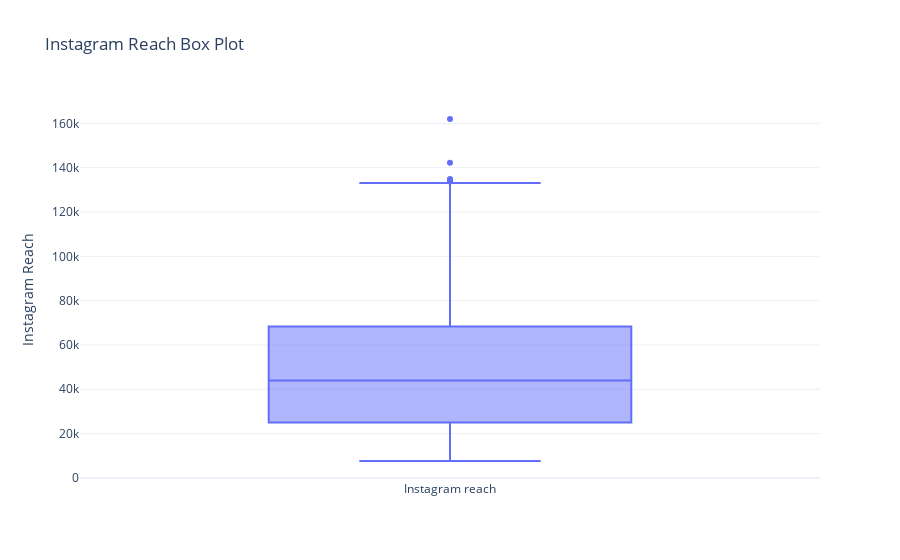

Notebook cell for this chart:
### Code cell
# Now let’s analyze the distribution of Instagram reach using a box plot:

fig = go.Figure()
fig.add_trace(go.Box(y=data['Instagram reach'], 
                     name='Instagram reach'))
fig.update_layout(title='Instagram Reach Box Plot', 
                  yaxis_title='Instagram Reach')
fig.show()

### Figure 1 — Plotly figure (JSON) as saved in the notebook; plotly's stock layout.template omitted (floating-point values rounded to 4 significant figures; data arrays with more than 128 entries replaced by an {"elided": "..."} marker saying what was removed)
{"data": [{"name": "Instagram reach", "type": "box", "y": {"elided": "365 int values"}}], "layout": {"title": {"text": "Instagram Reach Box Plot"}, "yaxis": {"title": {"text": "Instagram Reach"}}}}
